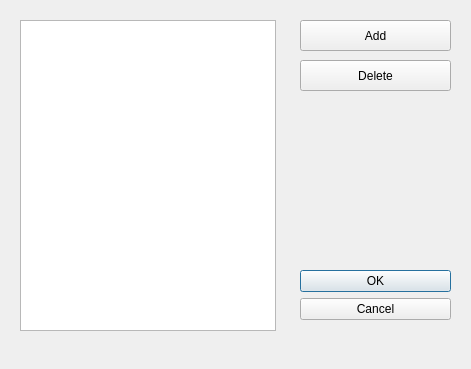
<?xml version="1.0" encoding="UTF-8"?>
<ui version="4.0">
 <class>Dialog</class>
 <widget class="QDialog" name="Dialog">
  <property name="geometry">
   <rect>
    <x>0</x>
    <y>0</y>
    <width>471</width>
    <height>369</height>
   </rect>
  </property>
  <property name="windowTitle">
   <string>Manage Tags</string>
  </property>
  <widget class="QDialogButtonBox" name="buttonBox">
   <property name="geometry">
    <rect>
     <x>300</x>
     <y>270</y>
     <width>151</width>
     <height>61</height>
    </rect>
   </property>
   <property name="orientation">
    <enum>Qt::Vertical</enum>
   </property>
   <property name="standardButtons">
    <set>QDialogButtonBox::Cancel|QDialogButtonBox::Ok</set>
   </property>
  </widget>
  <widget class="QListWidget" name="list">
   <property name="geometry">
    <rect>
     <x>20</x>
     <y>20</y>
     <width>256</width>
     <height>311</height>
    </rect>
   </property>
  </widget>
  <widget class="QPushButton" name="add_btn">
   <property name="geometry">
    <rect>
     <x>300</x>
     <y>20</y>
     <width>151</width>
     <height>31</height>
    </rect>
   </property>
   <property name="text">
    <string>Add</string>
   </property>
  </widget>
  <widget class="QPushButton" name="delete_btn">
   <property name="geometry">
    <rect>
     <x>300</x>
     <y>60</y>
     <width>151</width>
     <height>31</height>
    </rect>
   </property>
   <property name="text">
    <string>Delete</string>
   </property>
  </widget>
 </widget>
 <resources/>
 <connections>
  <connection>
   <sender>buttonBox</sender>
   <signal>accepted()</signal>
   <receiver>Dialog</receiver>
   <slot>accept()</slot>
   <hints>
    <hint type="sourcelabel">
     <x>248</x>
     <y>254</y>
    </hint>
    <hint type="destinationlabel">
     <x>157</x>
     <y>274</y>
    </hint>
   </hints>
  </connection>
  <connection>
   <sender>buttonBox</sender>
   <signal>rejected()</signal>
   <receiver>Dialog</receiver>
   <slot>reject()</slot>
   <hints>
    <hint type="sourcelabel">
     <x>316</x>
     <y>260</y>
    </hint>
    <hint type="destinationlabel">
     <x>286</x>
     <y>274</y>
    </hint>
   </hints>
  </connection>
 </connections>
</ui>
